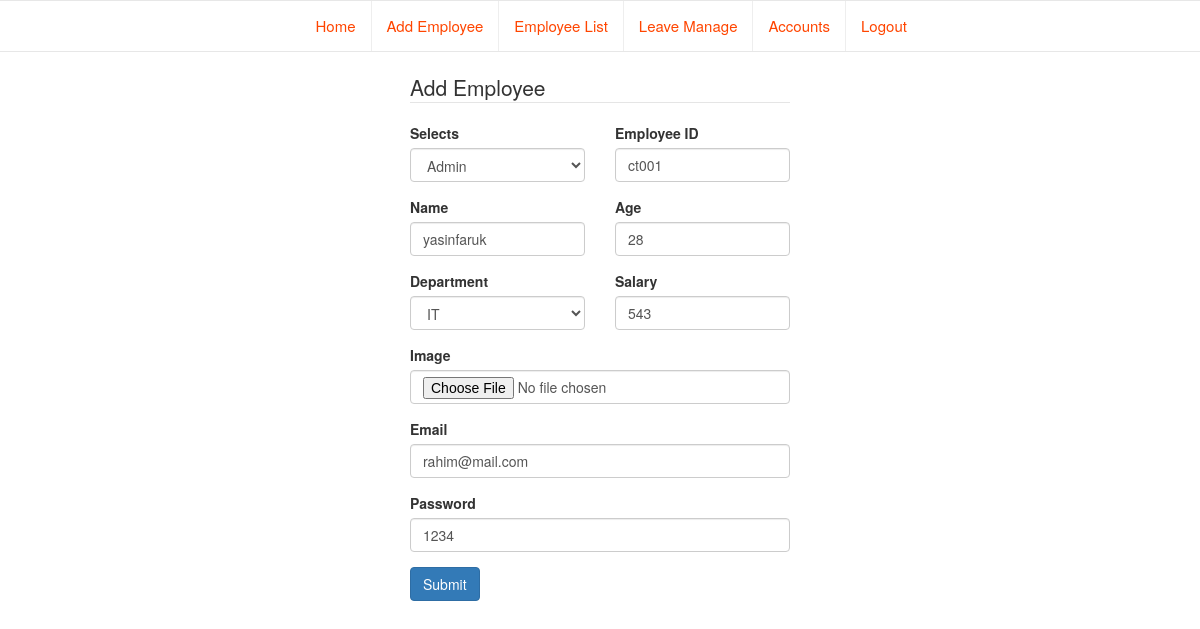
The app's page /update_employee.php?e_id=CT001, older data.
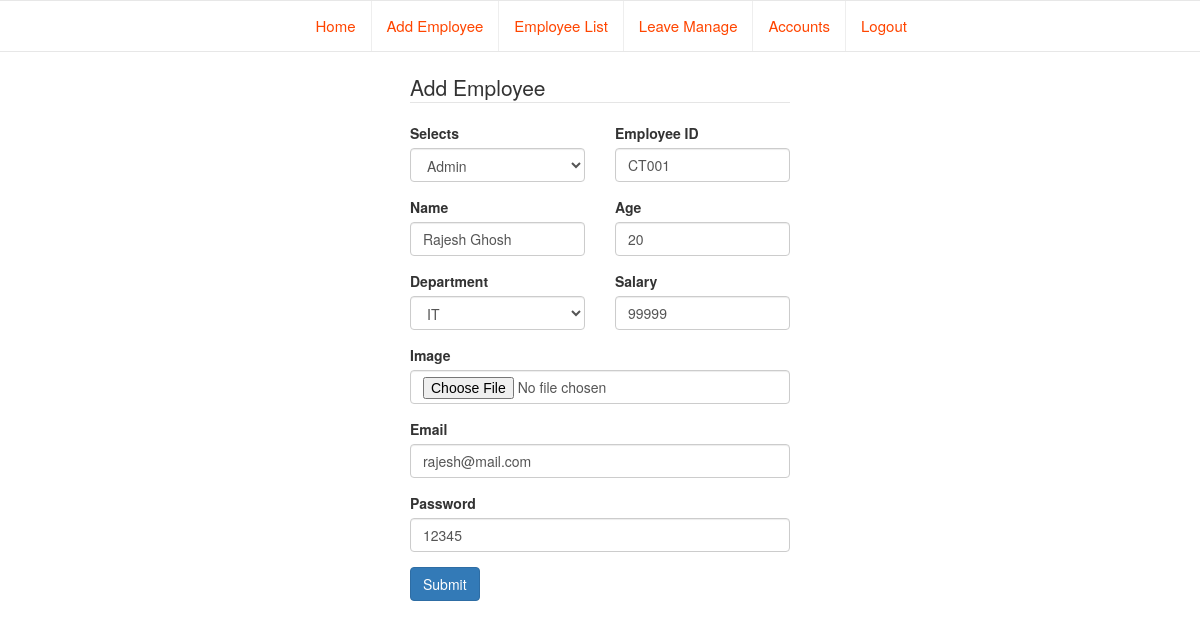
The same page, newer data.
### tables this page shows
CREATE TABLE IF NOT EXISTS `add_employee` (
`id` int(11) NOT NULL,
  `role_employee` varchar(20) NOT NULL,
  `e_id` varchar(10) NOT NULL,
  `name` varchar(20) NOT NULL,
  `age` varchar(3) NOT NULL,
  `department` varchar(10) NOT NULL,
  `salary` varchar(5) NOT NULL,
  `image` varchar(20) NOT NULL,
  `total_leave` int(3) NOT NULL,
  `email` varchar(20) NOT NULL,
  `password` varchar(20) NOT NULL
);

### update_employee.php (the view, shortened to what this page needs)
<?php
include('navbar.php');
include('database.php');
include('pdo.php');
$em_id = $_GET['e_id'];
$dbconnection = $connection_object->connection('localhost', $dbusername, $dbpassword, $dbname);
if(isset($em_id)){
    $view = "SELECT * FROM add_employee WHERE e_id='$em_id'";
    $data = $dbconnection->query($view);
    $row = $data->fetch(PDO::FETCH_ASSOC);
}
?>
<!doctype html>
<html lang="en">
<head>
    <link rel="stylesheet" href="css/bootstrap.min.css">
</head>
<body>
<div class="row">
    <div class="col-md-4 col-md-offset-4">
        <form action="updated_employee_data.php" method="POST" role="form">
            <legend>Add Employee</legend>
            <div class="row">
                <div class="col-md-6">
                    <div class="form-group">
                        <label for="select" class="control-label">Selects</label>
                        <select class="form-control" id="select" name="role_employee">
                            <option value="Admin">Admin</option>
                        </select>
                    </div>
                </div>
                <div class="col-md-6">
                    <div class="form-group">
                        <label for="">Employee ID</label>
                        <input type="text" class="form-control" name="e_id" id="" value="<?php echo $row['e_id'];?>">
                    </div>
                </div>
            </div>
            <div class="row">
                <div class="col-md-6">
                    <div class="form-group">
                        <label for="">Name</label>
                        <input type="text" class="form-control" name="name" id="" value="<?php echo $row['name'];?>">
                    </div>
                </div>
                <div class="col-md-6">
                    <div class="form-group">
                        <label for="">Age</label>
                        <input type="text" class="form-control" name="age" id="" value="<?php echo $row['age'];?>">
                    </div>
                </div>
            </div>
            <div class="row">
                <div class="col-md-6">
                    <div class="form-group">
                        <label for="">Department</label>
                        <select class="form-control" id="select" name="department">
                            <option name="it">IT</option>
                        </select>
                    </div>
                </div>
                <div class="col-md-6">
                    <div class="form-group">
                        <label for="">Salary</label>
                        <input type="text" class="form-control" name="salary" id="" value="<?php echo $row['salary'];?>">
                    </div>
                </div>
            </div>
            <div class="form-group">
                <label for="">Image</label>
                <input type="file" class="form-control" name="image" id="" value="<?php echo $row['image'];?>">
            </div>
            <div class="form-group">
                <label for="">Email</label>
                <input type="text" class="form-control" name="email" id="" value="<?php echo $row['email'];?>">
            </div>
            <div class="form-group">
                <label for="">Password</label>
                <input type="text" class="form-control" name="password" id="" value="<?php echo $row['password'];?>">
            </div>
            <button type="submit" class="btn btn-primary" name="submit">Submit</button>
        </form>
    </div>
</div>
</body>
</html>

Row changes from the older to the newer data that the page shows:
changed add_employee: e_id "ct001" → "CT001"; name "yasinfaruk" → "Rajesh Ghosh"; age "28" → "20"; salary "543" → "99999"; email "rahim@mail.com" → "rajesh@mail.com"; password "1234" → "12345"
